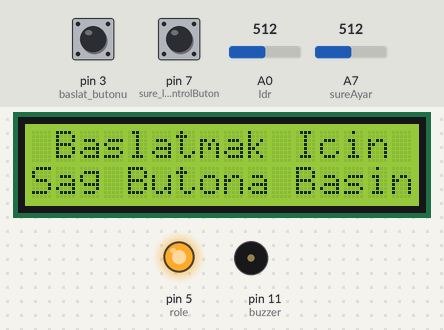
Simulated run of this sketch. Board: Arduino Nano, built with avr-gcc and run on an emulated ATmega328P. Parts: 16×2 character LCD, output pins drawn as LEDs (lit = HIGH), buzzer (waves = sounding). The test bench sets the inputs (shaded band); at power-on: pin 3 (baslat_butonu) LOW, A0 (ldr) = 512, pin 7 (sure_ldr_AyarKontrolButon) LOW, A7 (sureAyar) = 512. What the sketch prints to the serial monitor is not drawn.

Above: at 2.7 s.
2.8 s: pin 3 (baslat_butonu) pulled HIGH for 0.15 s
At 5.3 s:
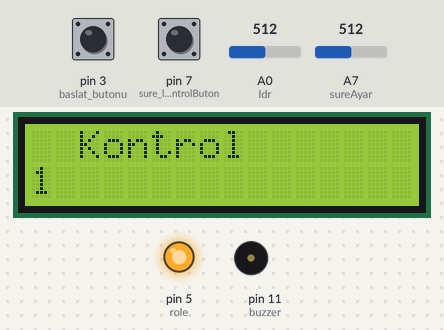
8.9 s: A0 (ldr) set to 1015
At 11.5 s:
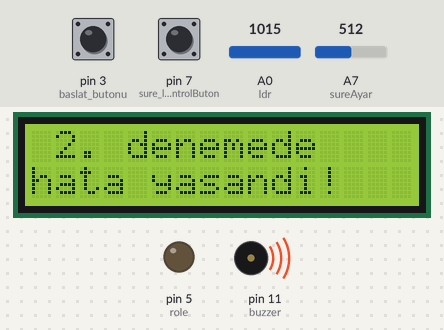
11.9 s: A0 (ldr) set to 991
13.4 s: pin 7 (sure_ldr_AyarKontrolButon) pulled HIGH for 3.2 s
At 17.7 s:
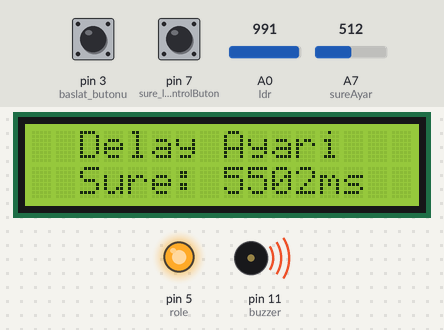
18.1 s: pin 7 (sure_ldr_AyarKontrolButon) pulled HIGH for 0.15 s
At 19.3 s:
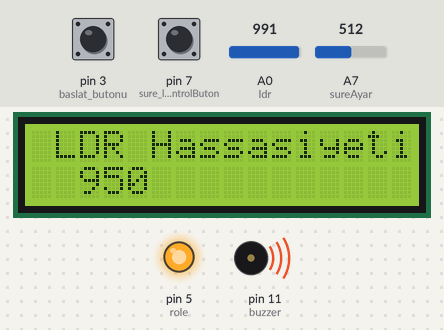
Timing chart, 0 to 20.7 s (numbered marks = the images above; inputs shaded):
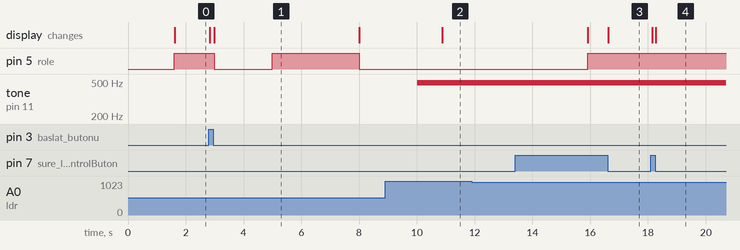

Measured:
- after the input at 2.8 s, pin 5 (role): HIGH → LOW after 0.19 s, → HIGH 2.0 s later, → LOW 3.0 s later; the display: first changes at once (image 1 shows a later state)
- after the input at 8.9 s, pin 5 (role): stays LOW (without the input it goes to HIGH after 1.1 s); tone on pin 11 (buzzer): silent → 490 Hz after 1.1 s; the display: changes after 2.0 s (image 2)
- after the input at 11.9 s, every drawn part: stays the same
- after the input at 18.1 s, the display: first changes after 0.05 s (image 4 shows a later state)
- what the display in image 1 shows lasts 5.0 s, from 3.0 s to 8.0 s

The sketch:

sketch_may19a.ino
```cpp
#include <Wire.h>
#include <LiquidCrystal_I2C.h>

/*
 * **********************
 * **********************
 * ****** Ayarlar *******
 * **********************
 * **********************
 */


#define TEKRARLA 100                      // Testin kaç defa tekrarlanacağını belirler
#define STANDART_BEKLEME 3000             // Strandart olarak rölenin kaç saniyede bir açılacağını belirler. Sonradan değiştirilebilir.
#define TEKRAR_ACILMA 2000                // Cihazın kapandıktan sonra tekrar açılması için gereken süreyi belirler.
int LDR_HASSASIYET_ARALIGI[2] = {0,1000}; // LDR'nin hassasiyetinin hangi değerler arasında olacağını belirler.
int LDR_ON_SABIT_ARALIGI = 16;            // LDR fiziksel olarak makaron ile kısıtlandığında 0-1000 hassasiyetinde ışıkta 988 civarı bir değişim olur.
                                          // Aralığı sağlayabilmek için ışıkta 12 birimlik değişimin bu değişkene belirtilmesi gerekiyor.

/*
 * **********************
 * **********************
 * **********************
 * **********************
 * **********************
 */


/*
 * ------------------------------------
 * ------------------------------------
 * --- Bağlantının yapılacağı bölüm ---
 * ------------------------------------
 * ------------------------------------
 */

#define baslat_butonu 3
#define role 5
#define buzzer 11
#define ldr A0
#define sureAyar A7
#define sure_ldr_AyarKontrolButon 7

/*
 * ------------------------------------
 * ------------------------------------
 */

int sensorDegeri = 0,
    sure = 0,
    bekle = STANDART_BEKLEME,
    ldrOku = 0,
    ldrAyar = (int)LDR_HASSASIYET_ARALIGI[1] - LDR_ON_SABIT_ARALIGI;

char sure_ldr_AyarKontrol = 0; // 0 -> Boş
                               // 1 -> süre
                               // 2 -> LDR

boolean baslat = false,
        ayar = false,
        kontrol_yontemi = true, //LDR ile mi yoksa gözle mi kontrol yapılacağını belirler. false->Gözle kontrol, true->LDR ile kontrol
        teste_basla = false;


LiquidCrystal_I2C lcd(0x3F,16,2);


void hata (char tekrarla = 5){
  for(char i = 0; i < tekrarla; i++){
    analogWrite(buzzer, 100);
    delay(100);
    analogWrite(buzzer, 0);
    delay(180);
  }
}

void bitti (char tekrarla = 2){
  for(char i = 0; i < tekrarla; i++){
    analogWrite(buzzer, 50);
    delay(300);
    analogWrite(buzzer, 0);
    delay(600);
  }
}


void setup() {
  Serial.begin(9600);
  lcd.init();
  lcd.backlight();

  lcd.setCursor(2,0);
  lcd.print("Dynamix TCP");
  lcd.setCursor(0,1);
  lcd.print("Kontrol Sistemi");

  delay(1500);
  lcd.clear();


  pinMode(role, OUTPUT);
  pinMode(buzzer, OUTPUT);
  pinMode(baslat_butonu, INPUT);
  pinMode(sure_ldr_AyarKontrolButon, INPUT);

  digitalWrite(role, HIGH);
  digitalWrite(buzzer, LOW);


}

void loop() {

  sensorDegeri = analogRead(ldr);
  sure = map(analogRead(sureAyar),0,1023,3000,8000);
  baslat = digitalRead(baslat_butonu);
  ayar = digitalRead(sure_ldr_AyarKontrolButon);
  ldrOku = map(analogRead(ldr),0,1023,LDR_HASSASIYET_ARALIGI[0],LDR_HASSASIYET_ARALIGI[1]);


  switch(sure_ldr_AyarKontrol){
    case 0:
      lcd.setCursor(1,0);
      lcd.print("Baslatmak Icin");
      lcd.setCursor(0,1);
      lcd.print("Sag Butona Basin");
    break;
    case 1:
      lcd.setCursor(2,0);
      lcd.print("Delay Ayari");
      lcd.setCursor(2,1);
      lcd.print("Sure: ");
      lcd.print(sure);
      lcd.print("ms");
      bekle = sure;
    break;
    case 2:
      ldrAyar = (int)LDR_HASSASIYET_ARALIGI[1] - map(analogRead(sureAyar),0,1023,0,100);
      lcd.setCursor(1,0);
      lcd.print("LDR Hassasiyeti");
      lcd.setCursor(2,1);
      lcd.print(ldrAyar);
      Serial.println(LDR_HASSASIYET_ARALIGI[1]);
      Serial.println(map(analogRead(sureAyar),0,1023,0,100));

    break;
    case 3:
      if(kontrol_yontemi == true){
        lcd.setCursor(0,0);
        lcd.print("Kntrl Yntm Scnz");
        lcd.setCursor(0,1);
        lcd.print(" >ACIK< KAPALI ");
      }else{
        lcd.setCursor(0,0);
        lcd.print("Kntrl Yntm Scnz");
        lcd.setCursor(0,1);
        lcd.print(" ACIK >KAPALI< ");
      }
      if(baslat == HIGH){
        lcd.clear();
        kontrol_yontemi =! kontrol_yontemi;
        while(baslat) {
          baslat = digitalRead(baslat_butonu);
          if(baslat == LOW) break;
        }
      }


    break;
    case 4:
      lcd.setCursor(3,0);
      lcd.print("LDR Degeri");
      lcd.setCursor(6,1);
      lcd.print(ldrOku);
      delay(50);
    break;
    default:
      sure_ldr_AyarKontrol++;
    break;
  }
  if(teste_basla == true){
    for(int kontEt=1;kontEt<=TEKRARLA;kontEt++){
      lcd.clear();
      lcd.setCursor(2,0);
      lcd.print("Kontrol");
      lcd.setCursor(0,1);
      lcd.print(kontEt);

      if(ayar == HIGH){
        break;
      }

      digitalWrite(role, LOW);
      delay(TEKRAR_ACILMA);
      ldrOku = map(analogRead(ldr),0,1023,LDR_HASSASIYET_ARALIGI[0],LDR_HASSASIYET_ARALIGI[1]);
      Serial.print("LDR: ");
      Serial.println(ldrOku);


      if(kontEt == TEKRARLA){
        sure_ldr_AyarKontrol = 0;

        lcd.clear();
        lcd.setCursor(1,0);
        lcd.print("Test Basarili");
        lcd.setCursor(0,1);
        lcd.print("Snrki Cihza Gcnz");

        Serial.println();
        Serial.println("Cihaz saglam. 100 defa test edildi.");
        Serial.print("Delay Suresi\t\t:");
        Serial.println(bekle);
        Serial.print("LDR Hassasiyet\t\t:");
        Serial.println(ldrAyar);
        Serial.print("LDR ile mi manual mi\t:");
        if(kontrol_yontemi == true)
          Serial.println("LDR");
        else
          Serial.println("MANUAL");

        bitti(1);
        teste_basla = false;
        digitalWrite(role, HIGH);
        break;
      }


    if(kontrol_yontemi == true && (ldrOku > ldrAyar)){
        hata(3);
        lcd.clear();
        lcd.setCursor(1,0);
        lcd.print(kontEt);
        lcd.print(". denemede ");
        lcd.setCursor(0,1);
        lcd.print("hata yasandi!");
        delay(5000);
        teste_basla = false;
        sure_ldr_AyarKontrol = 0;
        lcd.clear();
        Serial.println();
        Serial.print(kontEt);
        Serial.println(". Denemede hata yasandi!");
        Serial.println();
        Serial.print("Delay Suresi\t\t: ");
        Serial.println(bekle);
        Serial.print("LDR Hassasiyeti\t\t: ");
        Serial.println(ldrAyar);
        Serial.print("LDR ile mi manual mi\t: ");
        digitalWrite(role, HIGH);
        if(kontrol_yontemi == true)
          Serial.println("LDR");
        else
          Serial.println("MANUAL");
        break;
    }

      digitalWrite(role, HIGH);
      delay(bekle);
    }
  }

  if(baslat == HIGH && sure_ldr_AyarKontrol != 3){

    // Başlat butonuna basınca kodlar burada çalışacak..
    lcd.clear();
    teste_basla = true;

    while(baslat) {
      baslat = digitalRead(baslat_butonu);
      if(baslat == LOW) break;
    }
  }


  if(ayar == HIGH){


    // Ayar butonuna basınca kodlar burada çalışacak..
    sure_ldr_AyarKontrol++;
    lcd.clear();


    while(ayar) {
      ayar = digitalRead(sure_ldr_AyarKontrolButon);
      if(ayar == LOW) break;
    }
  }

}
```
